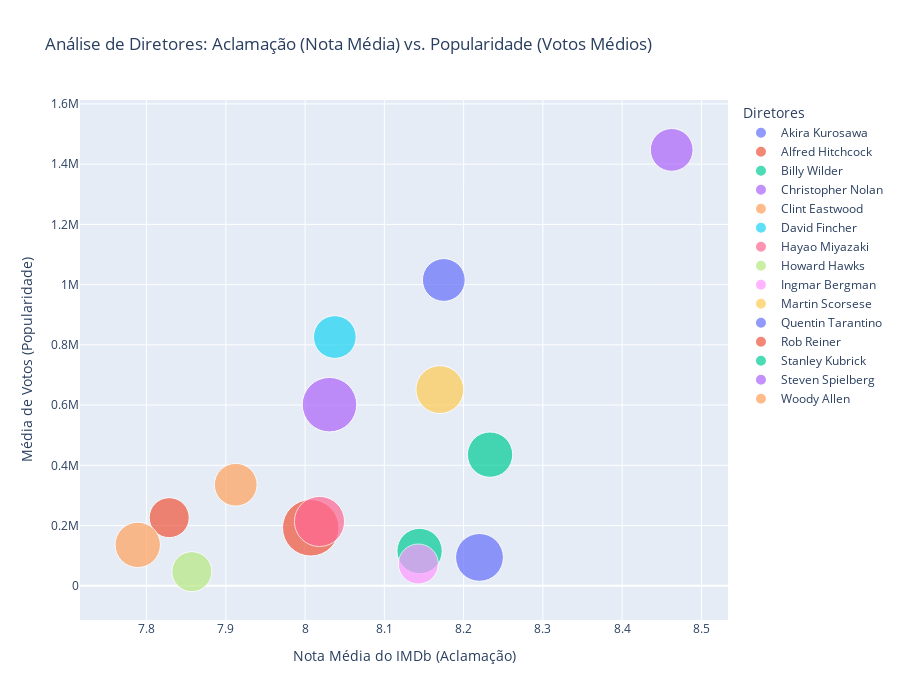

Notebook code for this chart:
### Markdown cell above
**Visualização Estática para o GitHub:**
![Análise Comparativa dos 3 Gêneros Mais Rentáveis](../images/generos_mais_rentaveis.png)

### Code cell
# Análise multivariada para quadrante de sucesso dos top 15 diretores

# Identificando os 15 diretores mais frequentes para focar a análise
top_15_directors = df_imputed['Director'].value_counts().nlargest(15).index

# Filtrando o df principal para conter apenas os filmes desses diretores
df_top_directors = df_imputed[df_imputed['Director'].isin(top_15_directors)]

# Agrupando por diretor e calculando a MÉDIA da nota e dos votos
director_analysis = df_top_directors.groupby('Director').agg(
    Avg_IMDB_Rating=('IMDB_Rating', 'mean'),
    Avg_No_of_Votes=('No_of_Votes', 'mean'),
    Movie_Count=('Series_Title', 'count') # Contagem dos filmes para usar no tamanho do ponto
).reset_index()


# Criando o gráfico interativo com Plotly, com legenda por cor
fig = px.scatter(
    director_analysis,
    x='Avg_IMDB_Rating',
    y='Avg_No_of_Votes',
    size='Movie_Count',
    color='Director',
    hover_name='Director',
    hover_data={
        'Avg_IMDB_Rating': ':.2f',
        'Avg_No_of_Votes': ':,.0f',
        'Movie_Count': True,
        'Director': False
    },
    size_max=40,
    title='Análise de Diretores: Aclamação (Nota Média) vs. Popularidade (Votos Médios)'
)

# Melhorando o layout para clareza
fig.update_layout(
    xaxis_title='Nota Média do IMDb (Aclamação)',
    yaxis_title='Média de Votos (Popularidade)',
    legend_title='Diretores',
    height=700
)

fig.show()

### Figure 1 — Plotly figure (JSON) as saved in the notebook; plotly's stock layout.template omitted (floating-point values rounded to 4 significant figures)
{"data": [{"customdata": [[10, "Akira Kurosawa"]], "hovertemplate": "<b>%{hovertext}</b><br><br>Avg_IMDB_Rating=%{x:.2f}<br>Avg_No_of_Votes=%{y:,.0f}<br>Movie_Count=%{customdata[0]}<extra></extra>", "hovertext": ["Akira Kurosawa"], "legendgroup": "Akira Kurosawa", "marker": {"color": "#636efa", "size": [10], "sizemode": "area", "sizeref": 0.00875, "symbol": "circle"}, "mode": "markers", "name": "Akira Kurosawa", "orientation": "v", "showlegend": true, "type": "scatter", "x": [8.22], "xaxis": "x", "y": [94160.0], "yaxis": "y"}, {"customdata": [[14, "Alfred Hitchcock"]], "hovertemplate": "<b>%{hovertext}</b><br><br>Avg_IMDB_Rating=%{x:.2f}<br>Avg_No_of_Votes=%{y:,.0f}<br>Movie_Count=%{customdata[0]}<extra></extra>", "hovertext": ["Alfred Hitchcock"], "legendgroup": "Alfred Hitchcock", "marker": {"color": "#EF553B", "size": [14], "sizemode": "area", "sizeref": 0.00875, "symbol": "circle"}, "mode": "markers", "name": "Alfred Hitchcock", "orientation": "v", "showlegend": true, "type": "scatter", "x": [8.007], "xaxis": "x", "y": [192600.0], "yaxis": "y"}, {"customdata": [[9, "Billy Wilder"]], "hovertemplate": "<b>%{hovertext}</b><br><br>Avg_IMDB_Rating=%{x:.2f}<br>Avg_No_of_Votes=%{y:,.0f}<br>Movie_Count=%{customdata[0]}<extra></extra>", "hovertext": ["Billy Wilder"], "legendgroup": "Billy Wilder", "marker": {"color": "#00cc96", "size": [9], "sizemode": "area", "sizeref": 0.00875, "symbol": "circle"}, "mode": "markers", "name": "Billy Wilder", "orientation": "v", "showlegend": true, "type": "scatter", "x": [8.144], "xaxis": "x", "y": [115300.0], "yaxis": "y"}, {"customdata": [[8, "Christopher Nolan"]], "hovertemplate": "<b>%{hovertext}</b><br><br>Avg_IMDB_Rating=%{x:.2f}<br>Avg_No_of_Votes=%{y:,.0f}<br>Movie_Count=%{customdata[0]}<extra></extra>", "hovertext": ["Christopher Nolan"], "legendgroup": "Christopher Nolan", "marker": {"color": "#ab63fa", "size": [8], "sizemode": "area", "sizeref": 0.00875, "symbol": "circle"}, "mode": "markers", "name": "Christopher Nolan", "orientation": "v", "showlegend": true, "type": "scatter", "x": [8.463], "xaxis": "x", "y": [1447000.0], "yaxis": "y"}, {"customdata": [[8, "Clint Eastwood"]], "hovertemplate": "<b>%{hovertext}</b><br><br>Avg_IMDB_Rating=%{x:.2f}<br>Avg_No_of_Votes=%{y:,.0f}<br>Movie_Count=%{customdata[0]}<extra></extra>", "hovertext": ["Clint Eastwood"], "legendgroup": "Clint Eastwood", "marker": {"color": "#FFA15A", "size": [8], "sizemode": "area", "sizeref": 0.00875, "symbol": "circle"}, "mode": "markers", "name": "Clint Eastwood", "orientation": "v", "showlegend": true, "type": "scatter", "x": [7.912], "xaxis": "x", "y": [335500.0], "yaxis": "y"}, {"customdata": [[8, "David Fincher"]], "hovertemplate": "<b>%{hovertext}</b><br><br>Avg_IMDB_Rating=%{x:.2f}<br>Avg_No_of_Votes=%{y:,.0f}<br>Movie_Count=%{customdata[0]}<extra></extra>", "hovertext": ["David Fincher"], "legendgroup": "David Fincher", "marker": {"color": "#19d3f3", "size": [8], "sizemode": "area", "sizeref": 0.00875, "symbol": "circle"}, "mode": "markers", "name": "David Fincher", "orientation": "v", "showlegend": true, "type": "scatter", "x": [8.037], "xaxis": "x", "y": [826000.0], "yaxis": "y"}, {"customdata": [[11, "Hayao Miyazaki"]], "hovertemplate": "<b>%{hovertext}</b><br><br>Avg_IMDB_Rating=%{x:.2f}<br>Avg_No_of_Votes=%{y:,.0f}<br>Movie_Count=%{customdata[0]}<extra></extra>", "hovertext": ["Hayao Miyazaki"], "legendgroup": "Hayao Miyazaki", "marker": {"color": "#FF6692", "size": [11], "sizemode": "area", "sizeref": 0.00875, "symbol": "circle"}, "mode": "markers", "name": "Hayao Miyazaki", "orientation": "v", "showlegend": true, "type": "scatter", "x": [8.018], "xaxis": "x", "y": [213500.0], "yaxis": "y"}, {"customdata": [[7, "Howard Hawks"]], "hovertemplate": "<b>%{hovertext}</b><br><br>Avg_IMDB_Rating=%{x:.2f}<br>Avg_No_of_Votes=%{y:,.0f}<br>Movie_Count=%{customdata[0]}<extra></extra>", "hovertext": ["Howard Hawks"], "legendgroup": "Howard Hawks", "marker": {"color": "#B6E880", "size": [7], "sizemode": "area", "sizeref": 0.00875, "symbol": "circle"}, "mode": "markers", "name": "Howard Hawks", "orientation": "v", "showlegend": true, "type": "scatter", "x": [7.857], "xaxis": "x", "y": [46920.0], "yaxis": "y"}, {"customdata": [[7, "Ingmar Bergman"]], "hovertemplate": "<b>%{hovertext}</b><br><br>Avg_IMDB_Rating=%{x:.2f}<br>Avg_No_of_Votes=%{y:,.0f}<br>Movie_Count=%{customdata[0]}<extra></extra>", "hovertext": ["Ingmar Bergman"], "legendgroup": "Ingmar Bergman", "marker": {"color": "#FF97FF", "size": [7], "sizemode": "area", "sizeref": 0.00875, "symbol": "circle"}, "mode": "markers", "name": "Ingmar Bergman", "orientation": "v", "showlegend": true, "type": "scatter", "x": [8.143], "xaxis": "x", "y": [72300.0], "yaxis": "y"}, {"customdata": [[10, "Martin Scorsese"]], "hovertemplate": "<b>%{hovertext}</b><br><br>Avg_IMDB_Rating=%{x:.2f}<br>Avg_No_of_Votes=%{y:,.0f}<br>Movie_Count=%{customdata[0]}<extra></extra>", "hovertext": ["Martin Scorsese"], "legendgroup": "Martin Scorsese", "marker": {"color": "#FECB52", "size": [10], "sizemode": "area", "sizeref": 0.00875, "symbol": "circle"}, "mode": "markers", "name": "Martin Scorsese", "orientation": "v", "showlegend": true, "type": "scatter", "x": [8.17], "xaxis": "x", "y": [651353], "yaxis": "y"}, {"customdata": [[8, "Quentin Tarantino"]], "hovertemplate": "<b>%{hovertext}</b><br><br>Avg_IMDB_Rating=%{x:.2f}<br>Avg_No_of_Votes=%{y:,.0f}<br>Movie_Count=%{customdata[0]}<extra></extra>", "hovertext": ["Quentin Tarantino"], "legendgroup": "Quentin Tarantino", "marker": {"color": "#636efa", "size": [8], "sizemode": "area", "sizeref": 0.00875, "symbol": "circle"}, "mode": "markers", "name": "Quentin Tarantino", "orientation": "v", "showlegend": true, "type": "scatter", "x": [8.175], "xaxis": "x", "y": [1015401], "yaxis": "y"}, {"customdata": [[7, "Rob Reiner"]], "hovertemplate": "<b>%{hovertext}</b><br><br>Avg_IMDB_Rating=%{x:.2f}<br>Avg_No_of_Votes=%{y:,.0f}<br>Movie_Count=%{customdata[0]}<extra></extra>", "hovertext": ["Rob Reiner"], "legendgroup": "Rob Reiner", "marker": {"color": "#EF553B", "size": [7], "sizemode": "area", "sizeref": 0.00875, "symbol": "circle"}, "mode": "markers", "name": "Rob Reiner", "orientation": "v", "showlegend": true, "type": "scatter", "x": [7.829], "xaxis": "x", "y": [226200.0], "yaxis": "y"}, {"customdata": [[9, "Stanley Kubrick"]], "hovertemplate": "<b>%{hovertext}</b><br><br>Avg_IMDB_Rating=%{x:.2f}<br>Avg_No_of_Votes=%{y:,.0f}<br>Movie_Count=%{customdata[0]}<extra></extra>", "hovertext": ["Stanley Kubrick"], "legendgroup": "Stanley Kubrick", "marker": {"color": "#00cc96", "size": [9], "sizemode": "area", "sizeref": 0.00875, "symbol": "circle"}, "mode": "markers", "name": "Stanley Kubrick", "orientation": "v", "showlegend": true, "type": "scatter", "x": [8.233], "xaxis": "x", "y": [435500.0], "yaxis": "y"}, {"customdata": [[13, "Steven Spielberg"]], "hovertemplate": "<b>%{hovertext}</b><br><br>Avg_IMDB_Rating=%{x:.2f}<br>Avg_No_of_Votes=%{y:,.0f}<br>Movie_Count=%{customdata[0]}<extra></extra>", "hovertext": ["Steven Spielberg"], "legendgroup": "Steven Spielberg", "marker": {"color": "#ab63fa", "size": [13], "sizemode": "area", "sizeref": 0.00875, "symbol": "circle"}, "mode": "markers", "name": "Steven Spielberg", "orientation": "v", "showlegend": true, "type": "scatter", "x": [8.031], "xaxis": "x", "y": [601300.0], "yaxis": "y"}, {"customdata": [[9, "Woody Allen"]], "hovertemplate": "<b>%{hovertext}</b><br><br>Avg_IMDB_Rating=%{x:.2f}<br>Avg_No_of_Votes=%{y:,.0f}<br>Movie_Count=%{customdata[0]}<extra></extra>", "hovertext": ["Woody Allen"], "legendgroup": "Woody Allen", "marker": {"color": "#FFA15A", "size": [9], "sizemode": "area", "sizeref": 0.00875, "symbol": "circle"}, "mode": "markers", "name": "Woody Allen", "orientation": "v", "showlegend": true, "type": "scatter", "x": [7.789], "xaxis": "x", "y": [135800.0], "yaxis": "y"}], "layout": {"height": 700, "legend": {"itemsizing": "constant", "title": {"text": "Diretores"}, "tracegroupgap": 0}, "title": {"text": "Análise de Diretores: Aclamação (Nota Média) vs. Popularidade (Votos Médios)"}, "xaxis": {"anchor": "y", "domain": [0, 1], "title": {"text": "Nota Média do IMDb (Aclamação)"}}, "yaxis": {"anchor": "x", "domain": [0, 1], "title": {"text": "Média de Votos (Popularidade)"}}}}
